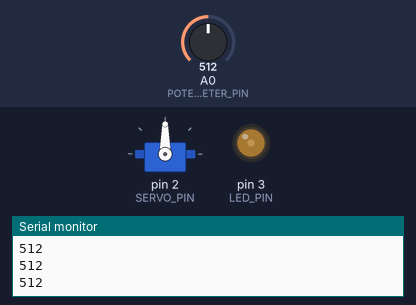
Bench run of a sketch on a simulated Arduino Uno, built with avr-gcc and run on an emulated ATmega328P. On the bench: servo, output pins drawn as LEDs (lit = HIGH), the last lines printed to the serial monitor. The test bench sets the inputs (shaded band); at power-on: A0 (POTENTIOMETER_PIN) = 512.

Above: at 1.2 s.
1.3 s: A0 (POTENTIOMETER_PIN) set to 716
At 2.1 s:
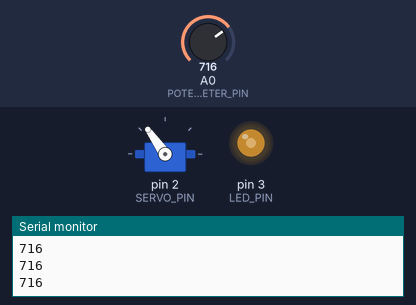
2.8 s: A0 (POTENTIOMETER_PIN) set to 900
At 3.3 s:
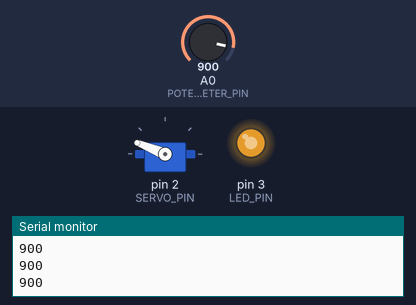
4.3 s: A0 (POTENTIOMETER_PIN) set to 1023
At 5.5 s:
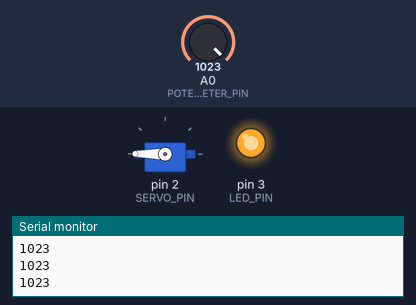
5.8 s: A0 (POTENTIOMETER_PIN) set to 306
At 6.9 s:
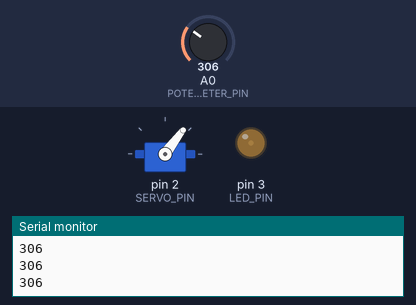
7.3 s: A0 (POTENTIOMETER_PIN) set to 122
At 7.9 s:
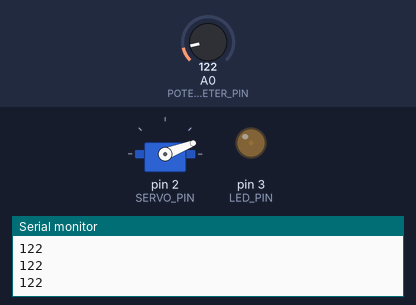
8.8 s: A0 (POTENTIOMETER_PIN) set to 0
At 10.1 s:
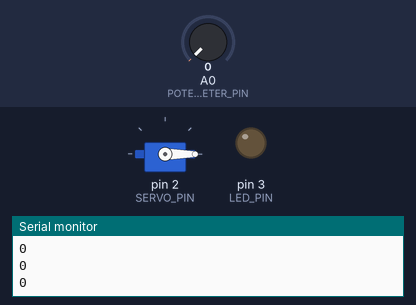
Timing chart, 0 to 11.3 s (numbered marks = the images above; inputs shaded):
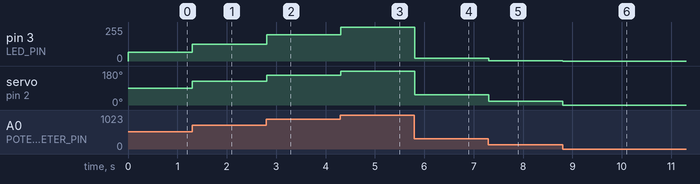

Measured:
- after the input at 1.3 s, pin 3 (LED_PIN): 64/255 → 125/255 at once; servo on pin 2 (SERVO_PIN): 90° → 125° at once
- after the input at 2.8 s, pin 3 (LED_PIN): 125/255 → 197/255 at once; servo on pin 2 (SERVO_PIN): 125° → 158° at once
- after the input at 4.3 s, pin 3 (LED_PIN): 197/255 → 255/255 at once; servo on pin 2 (SERVO_PIN): 158° → 180° at once
- after the input at 5.8 s, pin 3 (LED_PIN): 255/255 → 22/255 at once; servo on pin 2 (SERVO_PIN): 180° → 53° at once
- after the input at 7.3 s, pin 3 (LED_PIN): 22/255 → 3/255 at once; servo on pin 2 (SERVO_PIN): 53° → 21° at once
- after the input at 8.8 s, pin 3 (LED_PIN): 3/255 → 0/255 at once; servo on pin 2 (SERVO_PIN): 21° → 0° at once

The sketch:

variableServo.ino
```cpp
#include <Servo.h>

#define POTENTIOMETER_PIN A0
#define SERVO_PIN 2
#define LED_PIN 3

Servo servo;

void setup() {
    pinMode(POTENTIOMETER_PIN, INPUT);
    servo.attach(SERVO_PIN);
    pinMode(LED_PIN, OUTPUT);
    Serial.begin(9600);
}

void loop() {
    int potentiometerValue = analogRead(POTENTIOMETER_PIN);
    Serial.println(potentiometerValue);
    float brightness = (potentiometerValue/64.f)*(potentiometerValue/64.f);
    float angle = potentiometerValue/5.683333;
    servo.write(angle);
    analogWrite(LED_PIN, brightness);
}
```
